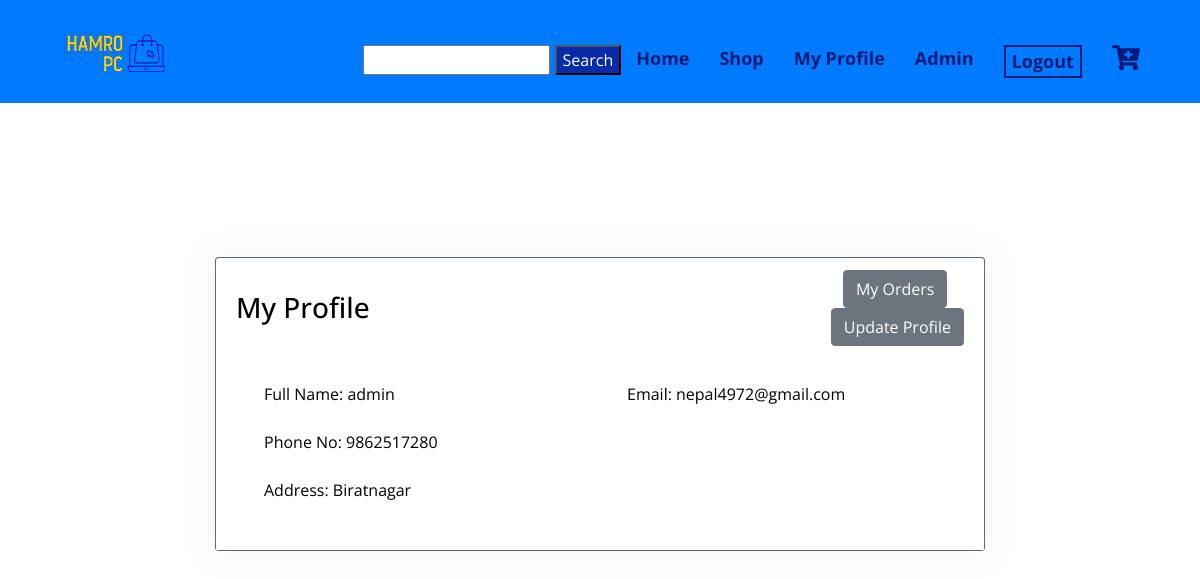
The app's page /my_profile.php (signed in) with its own data.
### tables this page shows
CREATE TABLE `user` (
  `userID` int(100) NOT NULL,
  `name` varchar(200) NOT NULL,
  `email` varchar(200) NOT NULL,
  `phone` varchar(100) NOT NULL,
  `password` varchar(200) NOT NULL,
  `address` varchar(200) NOT NULL,
  `type` varchar(100) NOT NULL,
  `regdate` int(50) NOT NULL
);

### my_profile.php (the view, shortened to what this page needs)
<?php
include 'connect.php';
?>
<!DOCTYPE html>
<html>
<head>
  <link rel="stylesheet" href="https://use.fontawesome.com/releases/v5.0.12/css/all.css">
  <link rel="stylesheet" href="https://maxcdn.bootstrapcdn.com/bootstrap/4.0.0/css/bootstrap.min.css">
  <link href="./style.css" rel="stylesheet">
  <link href="./style2.css" rel="stylesheet">
</head>
<body>
<?php include 'nav.php'?>
  <div class="main-content">
    <div class="header align-items-center" style="min-height: 250px; background-size: cover; background-position: center top;">
    </div>
    <div class="container-fluid mt--7">
      <div class="row  d-flex align-items-center justify-content-center">
        <div class=" col-xl-8 order-xl-1">
          <div class="card bg-secondary shadow">
            <div class="card-header bg-white border-0">
              <div class="row align-items-center">
                <div class="col-8">
                  <h3 class="mb-0">My Profile</h3>
                </div>
                <div class="col-4 text-right">
                <a href="myorder" class="btn btn-secondary">My Orders</a>&nbsp&nbsp&nbsp&nbsp
                  <a href="profileupdate" class="btn btn-secondary">Update Profile</a>
                </div>
              </div>
            </div>
            <div class="card-body">
              <form>
                <div class="pl-lg-4">
                  <div class="row">
                    <div class="col-lg-6">
                      <div class="form-group">
                    <?php if(isset($_SESSION['userID'])){
                    $sql = 'select * from user where email="'.$_SESSION['email'].'"';
                    $result = mysqli_query($link, $sql);
                    $row = mysqli_fetch_array($result)
                    ?>
                        <label class="form-control-label" for="firstname">Full Name: <?php echo $row['name'];?> </label>
                      </div>
                    </div>
                    <div class="col-lg-6">
                      <div class="form-group">
                        <label class="form-control-label" for="lastname">Email: <?php echo $row['email'];?></label>
                      </div>
                    </div>
                  </div>
                </div>
                <div class="pl-lg-4">
                  <div class="row">
                    <div class="col-md-12">
                      <div class="form-group">
                        <label class="form-control-label" for="email">Phone No: <?php echo $row['phone'];?></label>
                      </div>
                    </div>
                  </div>
                  <div class="row">
                    <div class="col-lg-4">
                      <div class="form-group">
                        <label class="form-control-label" for="gender">Address: <?php echo $row['address'];}?></label>
                      </div>
                    </div>
                  </div>
                </div>
              </form>
            </div>
          </div>
        </div>
      </div>
    </div>
  </div>
</body>

### style.css (style rules this page uses)
body { margin: 0; padding: 0; }

### style2.css (style rules this page uses)
*, *::before, *::after { box-sizing: border-box; }
html { background-color: #ffffff; }
.main-content { background-color: #ffffff; }
body { font-family: Open Sans, sans-serif; font-size: 1rem; font-weight: 400; line-height: 1.5; margin: 0; text-align: left; color: #000000; background-color: #f8f9fe; }
a { text-decoration: none; color: #a55c5c; background-color: transparent; -webkit-text-decoration-skip: objects; }
label { display: inline-block; margin-bottom: .5rem; }
.container-fluid { width: 100%; margin-right: auto; margin-left: auto; padding-right: 15px; padding-left: 15px; }
.row { display: flex; margin-right: -15px; margin-left: -15px; flex-wrap: wrap; }
.col-4, .col-8, .col, .col-md-10, .col-md-12, .col-lg-3, .col-lg-4, .col-lg-6, .col-lg-7, .col-xl-4, .col-xl-6, .col-xl-8 { position: relative; width: 100%; min-height: 1px; padding-right: 15px; padding-left: 15px; }
.col-4 { max-width: 33.33333%; flex: 0 0 33.33333%; }
.col-8 { max-width: 66.66667%; flex: 0 0 66.66667%; }
@media (min-width: 1200px) { .col-xl-8 { max-width: 66.66667%; flex: 0 0 66.66667%; } }
@media (min-width: 1200px) { .order-xl-1 { order: 1; } }
.card-body { background-color: white; padding: 1.5rem; flex: 1 1 auto; }
.card-header { background-color: #007bff; }
.justify-content-center { justify-content: center !important; }
.align-items-center { align-items: center !important; }
.shadow, .card-profile-image img { box-shadow: 0 0 2rem 0 rgba(136, 152, 170, .15) !important; }
.mb-0 { margin-bottom: 0 !important; }
.mt--7 { margin-top: -6rem !important; }
@media (min-width: 992px) { .pl-lg-4 { padding-left: 1.5rem !important; } }

### my_profile.php (style rules this page uses)
.col-md-12 { background-color: white; }

### records on screen
user: name "admin", email "nepal4972@gmail.com", phone "9862517280", address "Biratnagar"
